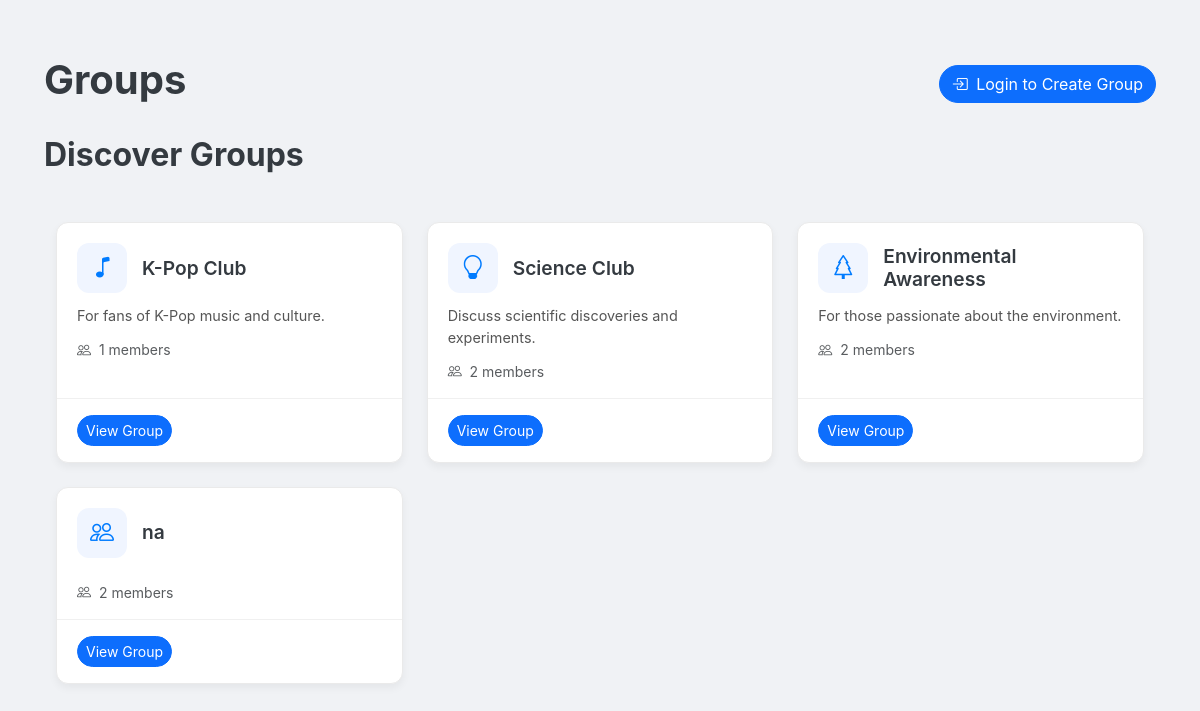
Before: /groups with the older database file.
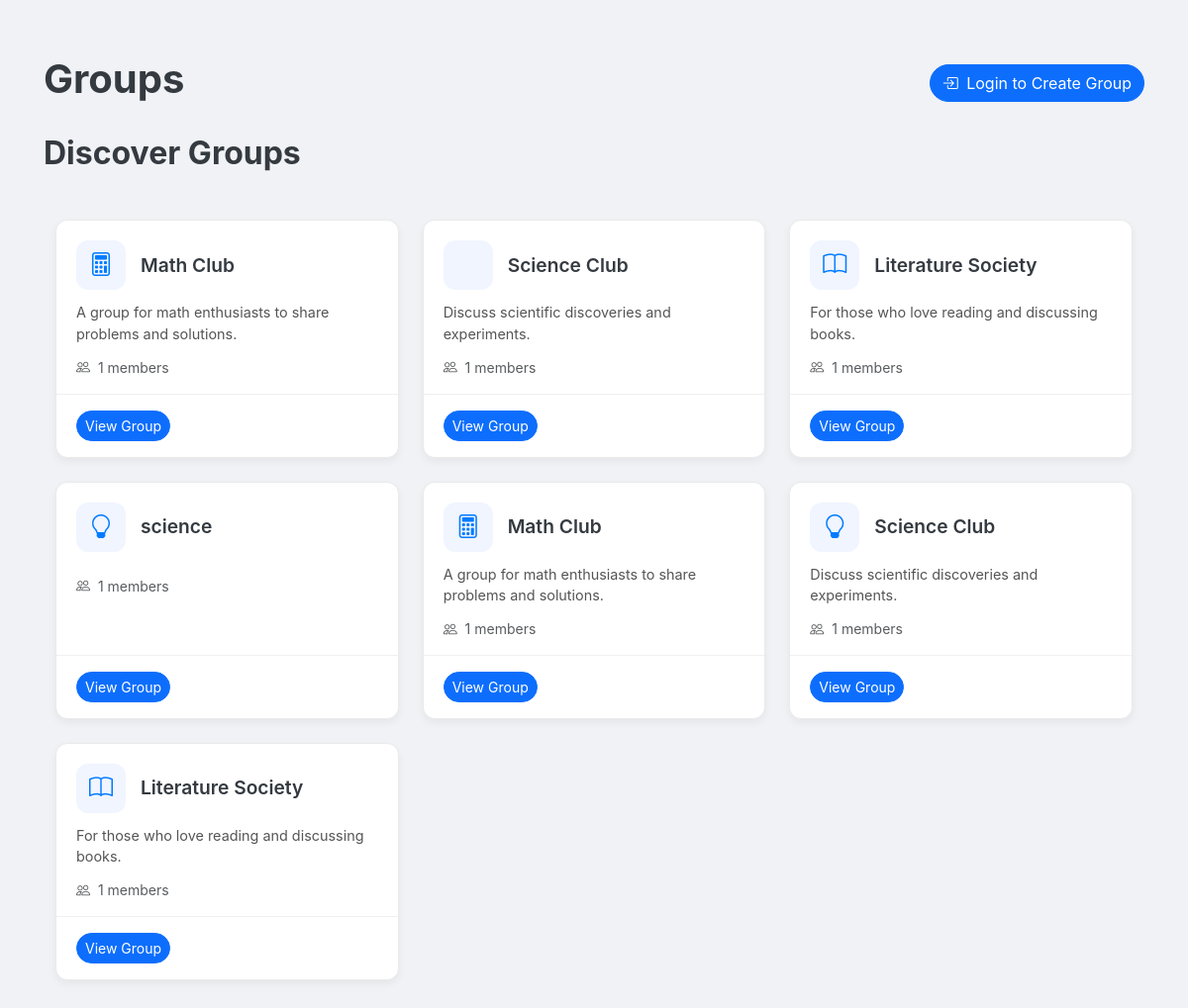
After: the same page with the newer database file.
### app.py (models this page shows, shortened)
class Group(db.Model):
    id = db.Column(db.String(36), primary_key=True, default=lambda: str(uuid.uuid4()))
    name = db.Column(db.String(100), nullable=False)
    description = db.Column(db.Text, nullable=True)
    icon = db.Column(db.String(50), nullable=False, default='people')
    created_at = db.Column(db.DateTime, default=get_est_time)
    created_by = db.Column(db.String(36), db.ForeignKey('user.id'), nullable=False)
    posts = db.relationship('GroupPost', backref='group', lazy=True)
    @property
    def members_count(self):
        return self.members.count()

### routes.py (the view)
@app.route('/groups')
def groups():
    all_groups = Group.query.all()
    user_groups = []
    other_groups = []
    if current_user.is_authenticated:
        for group in all_groups:
            if group.is_member(current_user):
                user_groups.append({
                    'id': group.id,
                    'name': group.name,
                    'icon': group.icon,
                    'members_count': group.members_count,
                    'description': group.description,
                    'is_admin': group.is_admin(current_user)
                })
            else:
                other_groups.append({
                    'id': group.id,
                    'name': group.name,
                    'icon': group.icon,
                    'members_count': group.members_count,
                    'description': group.description,
                    'is_admin': False
                })
    else:
        other_groups = [{
            'id': group.id,
            'name': group.name,
            'icon': group.icon,
            'members_count': group.members_count,
            'description': group.description,
            'is_admin': False
        } for group in all_groups]
    return render_template('groups.html', user_groups=user_groups, other_groups=other_groups)

### templates/groups.html (shortened to what this page needs)
{% extends "base.html" %}
{% block content %}
<div class="container py-4">
    <div class="d-flex justify-content-between align-items-center mb-4">
        <h1 class="fw-bold">Groups</h1>
        {% if current_user.is_authenticated %}
        <button type="button" class="btn btn-primary rounded-pill" data-bs-toggle="modal" data-bs-target="#createGroupModal">
            <i class="bi bi-plus-circle me-1"></i> Create Group
        </button>
        {% else %}
        <a href="{{ url_for('login') }}" class="btn btn-primary rounded-pill">
            <i class="bi bi-box-arrow-in-right me-1"></i> Login to Create Group
        </a>
        {% endif %}
    </div>
    <section>
        <h2 class="mb-4 fw-bold">Discover Groups</h2>
        {% if not other_groups %}
        <div class="card rounded-3 shadow-sm">
            <div class="card-body text-center py-5">
                <i class="bi bi-search fs-1 text-muted mb-3"></i>
                <h5>No groups found</h5>
                <p class="text-muted">
                    {% if current_user.is_authenticated %}
                    Create your own group or check back later!
                    {% else %}
                    Login to create your own group or check back later!
                    {% endif %}
                </p>
            </div>
        </div>
        {% else %}
        <div class="row g-4">
            {% for group in other_groups %}
            <div class="col-md-4 col-lg-4">
                <div class="group-card">
                    <div class="group-card-header">
                        <div class="icon-wrapper">
                            <i class="bi bi-{{ group.icon }}"></i>
                        </div>
                        <h3 class="group-title">{{ group.name }}</h3>
                    </div>
                    <div class="group-card-body">
                        <p class="group-description">{{ group.description }}</p>
                        <p class="text-muted small"><i class="bi bi-people me-1"></i> {{ group.members_count }} members</p>
                    </div>
                    <div class="group-card-footer">
                        <a href="{{ url_for('group_detail', group_id=group.id) }}" class="btn btn-primary btn-sm rounded-pill">View Group</a>
                    </div>
                </div>
            </div>
            {% endfor %}
        </div>
        {% endif %}
    </section>
</div>
{% endblock %}

### templates/base.html (shortened to what this page needs)
<!DOCTYPE html>
<html lang="en">
<head>
    <link href="https://cdn.jsdelivr.net/npm/bootstrap@5.3.0-alpha1/dist/css/bootstrap.min.css" rel="stylesheet">
    <link rel="stylesheet" href="https://cdn.jsdelivr.net/npm/bootstrap-icons@1.8.0/font/bootstrap-icons.css">
    <link rel="stylesheet" href="{{ url_for('static', filename='css/style.css') }}">
</head>
<body>
    <div class="container-fluid">
        <div class="row">
            <div class="col-md-{% if current_user.is_authenticated %}6{% else %}12{% endif %} col-lg-{% if current_user.is_authenticated %}7{% else %}12{% endif %} main-content">
                {% block content %}{% endblock %}
            </div>
        </div>
    </div>
</body>
</html>

### static/css/style.css (style rules this page uses)
:root { --primary-color: #007bff; --secondary-color: #f0f5ff; --dark-color: #343a40; --light-color: #f8f9fa; --gray-color: #6c757d; --gray-light-color: #e9ecef; --success-color: #28a745; --danger-color: #dc3545; --border-radius: 0.375rem; --box-shadow: 0 0.125rem 0.25rem rgba(0, 0, 0, 0.075); --transition: all 0.3s ease; --upvote-color: #FF4500; --downvote-color: #7193FF; }
body { font-family: 'Inter', -apple-system, BlinkMacSystemFont, 'Segoe UI', Roboto, Oxygen, Ubuntu, Cantarell, 'Open Sans', 'Helvetica Neue', sans-serif; background-color: #f8f9fa; color: var(--dark-color); }
a { text-decoration: none; color: var(--primary-color); }
.container-fluid { padding: 0; }
.row { margin: 0; }
.main-content { padding: 2rem; background-color: #f0f2f5; min-height: 100vh; }
.group-card { background-color: white; border-radius: 12px; box-shadow: 0 4px 8px rgba(0, 0, 0, 0.05); transition: all 0.3s ease; overflow: hidden; height: 100%; display: flex; flex-direction: column; border: 1px solid #eaeaea; }
.group-card-header { padding: 1.25rem 1.25rem 0.75rem; display: flex; align-items: center; flex-wrap: wrap; }
.icon-wrapper { width: 50px; height: 50px; border-radius: 12px; background-color: var(--secondary-color); display: flex; align-items: center; justify-content: center; margin-right: 15px; }
.icon-wrapper i { font-size: 1.5rem; color: var(--primary-color); }
.group-title { font-size: 1.2rem; font-weight: 600; margin: 0; flex: 1; }
.group-card-body { padding: 0 1.25rem; flex: 1; }
.group-description { font-size: 0.9rem; color: #555; margin-bottom: 0.75rem; display: -webkit-box; -webkit-line-clamp: 3; -webkit-box-orient: vertical; overflow: hidden; line-height: 1.5; }
.group-card-footer { padding: 1rem 1.25rem; border-top: 1px solid #f0f0f0; display: flex; justify-content: space-between; align-items: center; }

Changed rows visible on the page:
removed Group: name "K-Pop Club", description "For fans of K-Pop music and culture.", members_count "1"
removed Group: name "Science Club", description "Discuss scientific discoveries and experiments.", members_count "2"
removed Group: name "Environmental Awareness", description "For those passionate about the environment.", members_count "2"
removed Group: name "na", members_count "2"
added Group: name "Math Club", description "A group for math enthusiasts to share problems and solutions.", members_count "1"
added Group: name "Science Club", description "Discuss scientific discoveries and experiments.", members_count "1"
added Group: name "Literature Society", description "For those who love reading and discussing books.", members_count "1"
added Group: name "science", members_count "1"
added Group: name "Math Club", description "A group for math enthusiasts to share problems and solutions.", members_count "1"
added Group: name "Science Club", description "Discuss scientific discoveries and experiments.", members_count "1"
added Group: name "Literature Society", description "For those who love reading and discussing books.", members_count "1"
